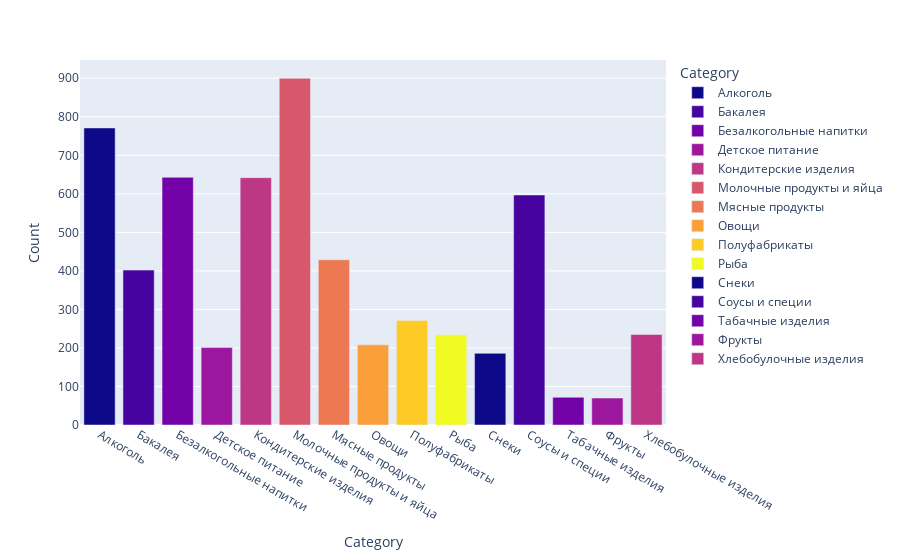

Here is the notebook cell this chart was saved with:
### Code cell
fig = px.bar(df2, x='Category', y='Count', color="Category", color_discrete_sequence=px.colors.sequential.Plasma)
fig.show()

### Figure 1 — Plotly figure (JSON) as saved in the notebook; plotly's stock layout.template omitted (floating-point values rounded to 4 significant figures)
{"data": [{"alignmentgroup": "True", "hovertemplate": "Category=%{x}<br>Count=%{y}<extra></extra>", "legendgroup": "Алкоголь", "marker": {"color": "#0d0887"}, "name": "Алкоголь", "offsetgroup": "Алкоголь", "orientation": "v", "showlegend": true, "textposition": "auto", "type": "bar", "x": ["Алкоголь"], "xaxis": "x", "y": [771], "yaxis": "y"}, {"alignmentgroup": "True", "hovertemplate": "Category=%{x}<br>Count=%{y}<extra></extra>", "legendgroup": "Бакалея", "marker": {"color": "#46039f"}, "name": "Бакалея", "offsetgroup": "Бакалея", "orientation": "v", "showlegend": true, "textposition": "auto", "type": "bar", "x": ["Бакалея"], "xaxis": "x", "y": [402], "yaxis": "y"}, {"alignmentgroup": "True", "hovertemplate": "Category=%{x}<br>Count=%{y}<extra></extra>", "legendgroup": "Безалкогольные напитки", "marker": {"color": "#7201a8"}, "name": "Безалкогольные напитки", "offsetgroup": "Безалкогольные напитки", "orientation": "v", "showlegend": true, "textposition": "auto", "type": "bar", "x": ["Безалкогольные напитки"], "xaxis": "x", "y": [643], "yaxis": "y"}, {"alignmentgroup": "True", "hovertemplate": "Category=%{x}<br>Count=%{y}<extra></extra>", "legendgroup": "Детское питание", "marker": {"color": "#9c179e"}, "name": "Детское питание", "offsetgroup": "Детское питание", "orientation": "v", "showlegend": true, "textposition": "auto", "type": "bar", "x": ["Детское питание"], "xaxis": "x", "y": [201], "yaxis": "y"}, {"alignmentgroup": "True", "hovertemplate": "Category=%{x}<br>Count=%{y}<extra></extra>", "legendgroup": "Кондитерские изделия", "marker": {"color": "#bd3786"}, "name": "Кондитерские изделия", "offsetgroup": "Кондитерские изделия", "orientation": "v", "showlegend": true, "textposition": "auto", "type": "bar", "x": ["Кондитерские изделия"], "xaxis": "x", "y": [642], "yaxis": "y"}, {"alignmentgroup": "True", "hovertemplate": "Category=%{x}<br>Count=%{y}<extra></extra>", "legendgroup": "Молочные продукты и яйца", "marker": {"color": "#d8576b"}, "name": "Молочные продукты и яйца", "offsetgroup": "Молочные продукты и яйца", "orientation": "v", "showlegend": true, "textposition": "auto", "type": "bar", "x": ["Молочные продукты и яйца"], "xaxis": "x", "y": [900], "yaxis": "y"}, {"alignmentgroup": "True", "hovertemplate": "Category=%{x}<br>Count=%{y}<extra></extra>", "legendgroup": "Мясные продукты", "marker": {"color": "#ed7953"}, "name": "Мясные продукты", "offsetgroup": "Мясные продукты", "orientation": "v", "showlegend": true, "textposition": "auto", "type": "bar", "x": ["Мясные продукты"], "xaxis": "x", "y": [429], "yaxis": "y"}, {"alignmentgroup": "True", "hovertemplate": "Category=%{x}<br>Count=%{y}<extra></extra>", "legendgroup": "Овощи", "marker": {"color": "#fb9f3a"}, "name": "Овощи", "offsetgroup": "Овощи", "orientation": "v", "showlegend": true, "textposition": "auto", "type": "bar", "x": ["Овощи"], "xaxis": "x", "y": [208], "yaxis": "y"}, {"alignmentgroup": "True", "hovertemplate": "Category=%{x}<br>Count=%{y}<extra></extra>", "legendgroup": "Полуфабрикаты", "marker": {"color": "#fdca26"}, "name": "Полуфабрикаты", "offsetgroup": "Полуфабрикаты", "orientation": "v", "showlegend": true, "textposition": "auto", "type": "bar", "x": ["Полуфабрикаты"], "xaxis": "x", "y": [271], "yaxis": "y"}, {"alignmentgroup": "True", "hovertemplate": "Category=%{x}<br>Count=%{y}<extra></extra>", "legendgroup": "Рыба", "marker": {"color": "#f0f921"}, "name": "Рыба", "offsetgroup": "Рыба", "orientation": "v", "showlegend": true, "textposition": "auto", "type": "bar", "x": ["Рыба"], "xaxis": "x", "y": [234], "yaxis": "y"}, {"alignmentgroup": "True", "hovertemplate": "Category=%{x}<br>Count=%{y}<extra></extra>", "legendgroup": "Снеки", "marker": {"color": "#0d0887"}, "name": "Снеки", "offsetgroup": "Снеки", "orientation": "v", "showlegend": true, "textposition": "auto", "type": "bar", "x": ["Снеки"], "xaxis": "x", "y": [186], "yaxis": "y"}, {"alignmentgroup": "True", "hovertemplate": "Category=%{x}<br>Count=%{y}<extra></extra>", "legendgroup": "Соусы и специи", "marker": {"color": "#46039f"}, "name": "Соусы и специи", "offsetgroup": "Соусы и специи", "orientation": "v", "showlegend": true, "textposition": "auto", "type": "bar", "x": ["Соусы и специи"], "xaxis": "x", "y": [597], "yaxis": "y"}, {"alignmentgroup": "True", "hovertemplate": "Category=%{x}<br>Count=%{y}<extra></extra>", "legendgroup": "Табачные изделия", "marker": {"color": "#7201a8"}, "name": "Табачные изделия", "offsetgroup": "Табачные изделия", "orientation": "v", "showlegend": true, "textposition": "auto", "type": "bar", "x": ["Табачные изделия"], "xaxis": "x", "y": [72], "yaxis": "y"}, {"alignmentgroup": "True", "hovertemplate": "Category=%{x}<br>Count=%{y}<extra></extra>", "legendgroup": "Фрукты", "marker": {"color": "#9c179e"}, "name": "Фрукты", "offsetgroup": "Фрукты", "orientation": "v", "showlegend": true, "textposition": "auto", "type": "bar", "x": ["Фрукты"], "xaxis": "x", "y": [70], "yaxis": "y"}, {"alignmentgroup": "True", "hovertemplate": "Category=%{x}<br>Count=%{y}<extra></extra>", "legendgroup": "Хлебобулочные изделия", "marker": {"color": "#bd3786"}, "name": "Хлебобулочные изделия", "offsetgroup": "Хлебобулочные изделия", "orientation": "v", "showlegend": true, "textposition": "auto", "type": "bar", "x": ["Хлебобулочные изделия"], "xaxis": "x", "y": [235], "yaxis": "y"}], "layout": {"barmode": "relative", "legend": {"title": {"text": "Category"}, "tracegroupgap": 0}, "margin": {"t": 60}, "xaxis": {"anchor": "y", "categoryarray": ["Алкоголь", "Бакалея", "Безалкогольные напитки", "Детское питание", "Кондитерские изделия", "Молочные продукты и яйца", "Мясные продукты", "Овощи", "Полуфабрикаты", "Рыба", "Снеки", "Соусы и специи", "Табачные изделия", "Фрукты", "Хлебобулочные изделия"], "categoryorder": "array", "domain": [0, 1], "title": {"text": "Category"}}, "yaxis": {"anchor": "x", "domain": [0, 1], "title": {"text": "Count"}}}}
